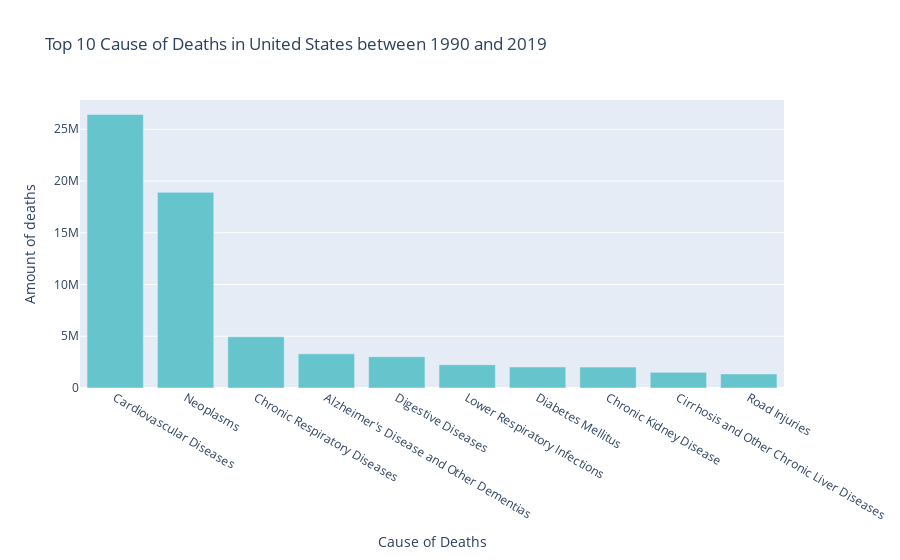

The notebook cell this image was saved under:
### Code cell
top_10_illnesses('United States')

### Figure 1 — Plotly figure (JSON) as saved in the notebook; plotly's stock layout.template omitted (floating-point values rounded to 4 significant figures)
{"data": [{"alignmentgroup": "True", "hovertemplate": "variable=0<br>Cause of Deaths=%{x}<br>Amount of deaths=%{y}<extra></extra>", "legendgroup": "0", "marker": {"color": "rgb(102, 197, 204)", "pattern": {"shape": ""}}, "name": "0", "offsetgroup": "0", "orientation": "v", "showlegend": true, "textposition": "auto", "type": "bar", "x": ["Cardiovascular Diseases", "Neoplasms", "Chronic Respiratory Diseases", "Alzheimer's Disease and Other Dementias", "Digestive Diseases", "Lower Respiratory Infections", "Diabetes Mellitus", "Chronic Kidney Disease", "Cirrhosis and Other Chronic Liver Diseases", "Road Injuries"], "xaxis": "x", "y": [26438346, 18905315, 4949052, 3302609, 3026943, 2248625, 2030631, 2018497, 1514325, 1359744], "yaxis": "y"}], "layout": {"barmode": "relative", "legend": {"title": {"text": "variable"}, "tracegroupgap": 0}, "showlegend": false, "title": {"text": "Top 10 Cause of Deaths in United States between 1990 and 2019"}, "xaxis": {"anchor": "y", "domain": [0.0, 1.0], "title": {"text": "Cause of Deaths"}}, "yaxis": {"anchor": "x", "domain": [0.0, 1.0], "title": {"text": "Amount of deaths"}}}}
